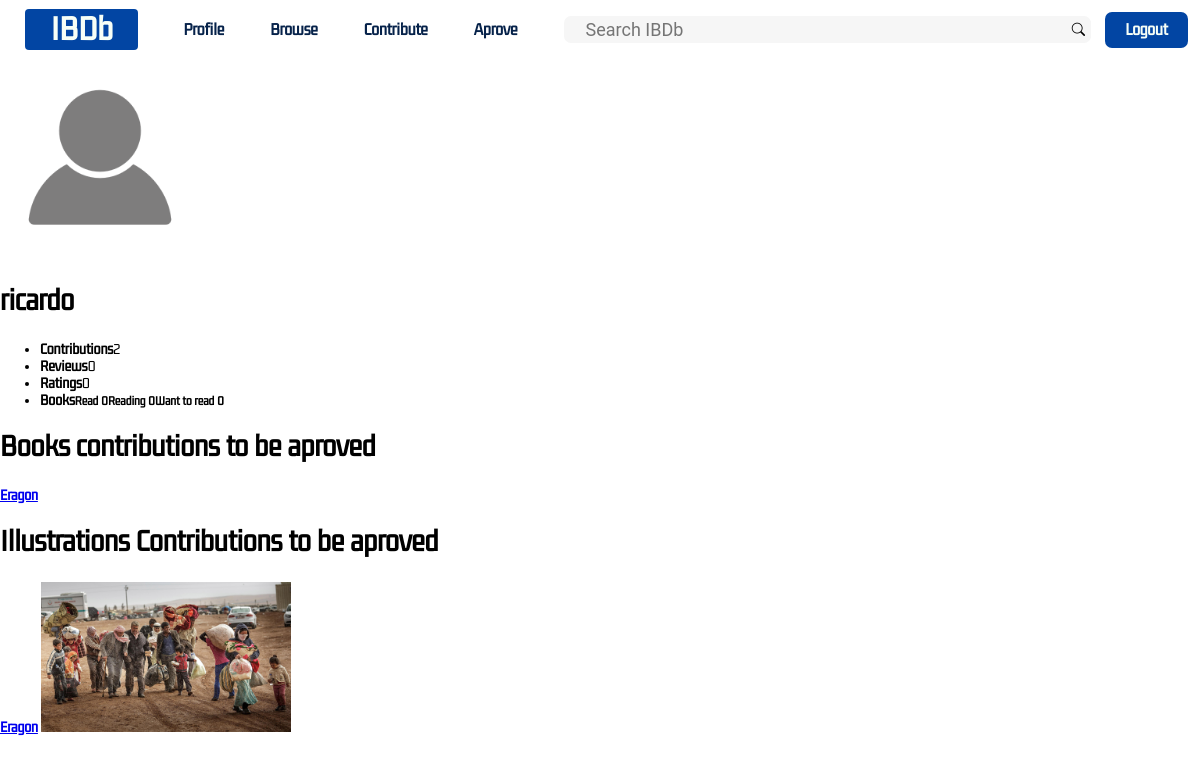
The page /profile/1 (signed in) on the database as committed earlier.
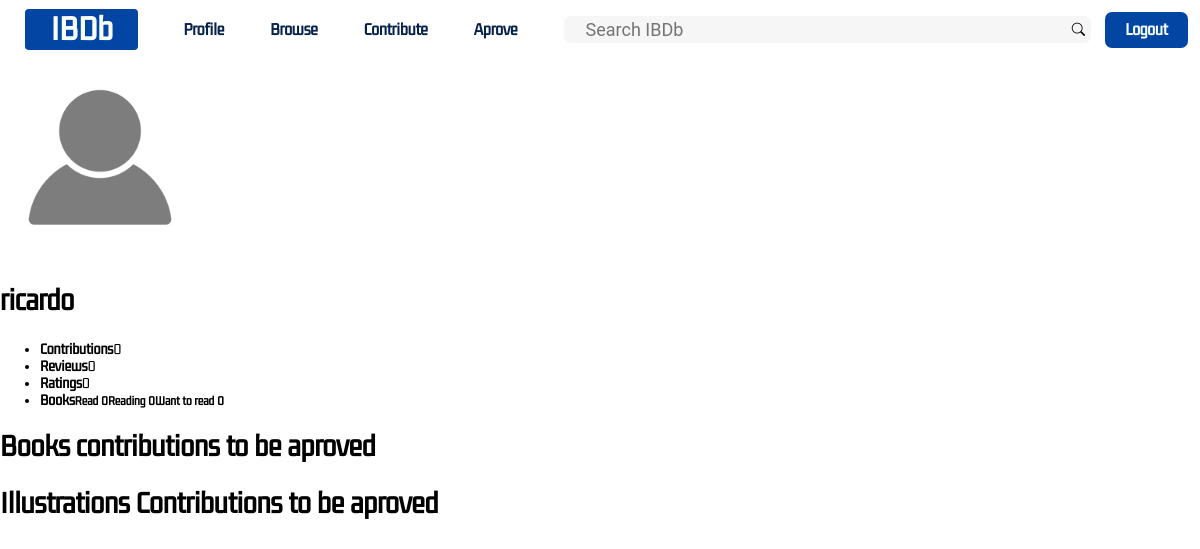
The same page on the database as committed later.
### books/models.py (models this page shows, shortened)
class User(AbstractUser):
	contributions = models.IntegerField(default=0)
	read = models.ManyToManyField(Book, related_name="books_already_read")
	reading = models.ManyToManyField(Book, related_name="books_currently_reading")
	want_to_read = models.ManyToManyField(Book, related_name="books_to_read")

class AbstractBook(models.Model):
	title = models.CharField(max_length=128, default="")
	author = models.CharField(max_length=64, default="")
	isbn = models.JSONField(max_length=64, default=dict)
	synopsis = models.TextField(max_length=600, default="")
	genres = models.JSONField(max_length=64, default=dict)
	published = models.DateField(default=date(2000, 2, 2))
	original_title = models.CharField(max_length=128, default="")
	characters = models.JSONField(max_length=528, default=dict)
	keywords = models.JSONField(max_length=528, default=dict)
	class Meta:
		abstract = True

class BookRequest(AbstractBook):
	user = models.ForeignKey(User, on_delete=models.CASCADE)
	date = models.DateField(auto_now=True)
	change = models.CharField(max_length=24)

class IllustrationPostRequest(models.Model):
	user = models.ForeignKey(User, on_delete=models.CASCADE)
	image = models.ImageField(upload_to="books")
	book = models.ForeignKey(Book, on_delete=models.CASCADE)

class Book(AbstractBook):
	book_cover = models.ImageField(upload_to="books")
	protection = models.BooleanField(max_length=128, default=False)

### books/views.py (the view)
# urls.py: path('profile/<str:user_id>', views.profile, name="profile"),
def profile(request, user_id):
	user = User.objects.get(username=request.user.username)
	book_post_request = BookRequest.objects.filter(user=user)
	illustration_post_request = IllustrationPostRequest.objects.filter(user=user)
	illustration_delete_request = IllustrationDeleteRequest.objects.filter(user=user)
	return render(request, "books/profile.html", {
		"reviews": Review.objects.filter(user=request.user).count(),
		"ratings": Rating.objects.filter(user=request.user).count(),
		"read": user.read.count(),
		"reading": user.reading.count(),
		"want": user.reading.count(),
		"book_post": book_post_request,
		"illustration_post": illustration_post_request,
		"illustration_delete": illustration_delete_request
		})

### books/templates/books/profile.html (shortened to what this page needs)
{% extends 'books/layout.html' %}
{% load static %}
{% block css %}<link rel="stylesheet" href="">{% endblock %}
{% block body %}
<div>
	<div class="user">
		<img src="{% static 'images/profile-image.png' %}" width="200px">
		<h1>{{ request.user.username }}</h1>
	</div>
	<div class="user-info">
		<ul>
			<li><b>Contributions</b>{{ request.user.contributions }}</li>
			<li><b>Reviews</b>{{ reviews }}</li>
			<li><b>Ratings</b>{{ ratings }}</li>
			<li><b>Books<b><small>Read {{ read }}</small><small>Reading {{ reading }}</small><small>Want to read {{ want }}</small></li>
		</ul>
	</div>
	<div class="contributions-post">
		<div>
			<h1>Books contributions to be aproved</h1>
			{% for book in book_post %}
				<div>
					<a href="{% url 'book' book.id %}">{{ book.title }}</a>
				</div>
			{% endfor %}
		</div>
		<div>
			<h1>Illustrations Contributions to be aproved</h1>
			{% for illustration in illustration_post %}
				<div>
					<a href="{% url 'book' illustration.book.id %}">{{ illustration.book.title }}</a>
					<img src="{{ illustration.image.url }}" height="150px">
				</div>
			{% endfor %}
		</div>
		<div>
			{% for illustration in illustration_delete %}
				<div>
				</div>
			{% endfor %}
		</div>
	</div>
</div>
{% endblock %}

Rows that differ between the two databases and show on the page:
removed BookRequest: title "Eragon"
removed IllustrationPostRequest: book "Eragon", image (picture)
changed User "ricardo": user.contributions "2" → "0"
